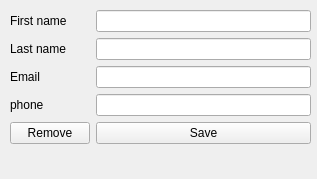
<?xml version="1.0" encoding="UTF-8"?>
<ui version="4.0">
 <class>Form</class>
 <widget class="QWidget" name="Form">
  <property name="geometry">
   <rect>
    <x>0</x>
    <y>0</y>
    <width>317</width>
    <height>179</height>
   </rect>
  </property>
  <property name="windowTitle">
   <string>Form</string>
  </property>
  <widget class="QWidget" name="formLayoutWidget">
   <property name="geometry">
    <rect>
     <x>10</x>
     <y>10</y>
     <width>301</width>
     <height>161</height>
    </rect>
   </property>
   <layout class="QFormLayout" name="formLayout">
    <item row="0" column="0">
     <widget class="QLabel" name="first_name_label">
      <property name="text">
       <string>First name</string>
      </property>
     </widget>
    </item>
    <item row="1" column="0">
     <widget class="QLabel" name="label">
      <property name="text">
       <string>Last name</string>
      </property>
     </widget>
    </item>
    <item row="2" column="0">
     <widget class="QLabel" name="label_2">
      <property name="text">
       <string>Email</string>
      </property>
     </widget>
    </item>
    <item row="3" column="0">
     <widget class="QLabel" name="label_3">
      <property name="text">
       <string>phone</string>
      </property>
     </widget>
    </item>
    <item row="0" column="1">
     <widget class="QLineEdit" name="first_name_lineEdit"/>
    </item>
    <item row="1" column="1">
     <widget class="QLineEdit" name="last_name_lineEdit"/>
    </item>
    <item row="2" column="1">
     <widget class="QLineEdit" name="email_lineEdit"/>
    </item>
    <item row="3" column="1">
     <widget class="QLineEdit" name="phone_lineEdit"/>
    </item>
    <item row="4" column="1">
     <widget class="QPushButton" name="pushButton">
      <property name="text">
       <string>Save</string>
      </property>
     </widget>
    </item>
    <item row="4" column="0">
     <widget class="QPushButton" name="pushButton_2">
      <property name="text">
       <string>Remove</string>
      </property>
     </widget>
    </item>
   </layout>
  </widget>
 </widget>
 <resources/>
 <connections/>
</ui>
